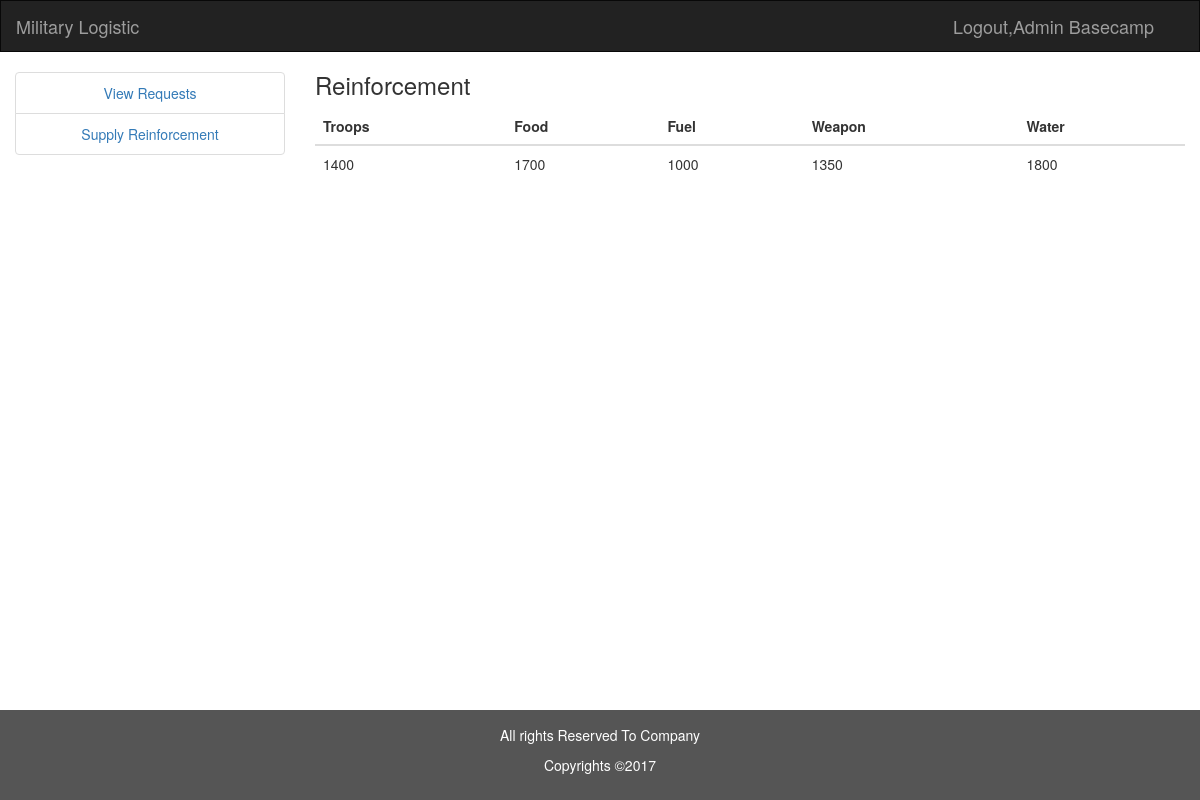
/show/index.php (signed in), run on the app's committed database.
### tables this page shows
CREATE TABLE `storage` (
  `id` int(11) NOT NULL,
  `wapon` int(11) NOT NULL,
  `food` int(11) NOT NULL,
  `troops` int(11) NOT NULL,
  `water` int(11) NOT NULL,
  `fuel` int(11) NOT NULL,
  `type` int(11) NOT NULL
);

### show/index.php (the view, shortened to what this page needs)
<!DOCTYPE html>
<html lang="en">
<head>
    <link rel="stylesheet" href="https://maxcdn.bootstrapcdn.com/bootstrap/3.3.7/css/bootstrap.min.css">
    <link rel="stylesheet" href="../css/materialize.css">
    <link rel="stylesheet" href="../css/styles.css">
</head>
<body>
<nav class="navbar navbar-inverse">
    <div class="container-fluid">
        <div class="navbar-header">
            <a class="navbar-brand" href="../index.php">Military Logistic</a>
        </div>
        <div class="collapse navbar-collapse" id="myNavbar">
            <div id="myloginbtn" class="navbar-right">
            </div>
        </div>
    </div>
</nav>
<div class="container-fluid text-center">
    <div class="row content">
        <div class="col-sm-3 sidenav">
            <ul class="list-group" id="side_ul">
                <li class="list-group-item"><a href="../view/index.php">View Requests</a></li>
                <li class="list-group-item"><a href="../view/index.php">Supply Reinforcement</a></li>
            </ul>
        </div>
        <div class="col-sm-9 text-left">
            <h3>Reinforcement</h3>
            <table class="table table-hover">
                <thead>
                <tr>
                    <th>Troops</th>
                    <th>Food</th>
                    <th>Fuel</th>
                    <th>Weapon</th>
                    <th>Water</th>
                </tr>
                </thead>
                <tbody>
                <?php
                include '../php/connection.php';
                $sql="SELECT * FROM storage WHERE type='0';";
                $result=mysqli_query($con,$sql);
                while($row=mysqli_fetch_assoc($result)){ ?>
                <tr>
                    <td><?php echo $row['troops'];?></td>
                    <td><?php echo $row['food'];?></td>
                    <td><?php echo $row['fuel'];?></td>
                    <td><?php echo $row['wapon'];?></td>
                    <td><?php echo $row['water'];?></td>
                    <?php }
                    ?>
                </tbody>
            </table>
        </div>
    </div>
</div>
<br><br><br><br><br><br><br>
<footer class="navbar-fixed-bottom container-fluid text-center">
    <p>All rights Reserved To Company</p>
    <p>Copyrights &copy;2017</p>
</footer>
</body>
</html>

### css/styles.css (style rules this page uses)
.navbar { margin-bottom: 0; border-radius: 0; }
.row.content { height: 450px }
.sidenav { padding-top: 20px; min-height: 100%; }
footer { background-color: #555; color: white; padding: 15px; }

### data on the page
storage: troops "1400", food "1700", fuel "1000", wapon "1350", water "1800"
